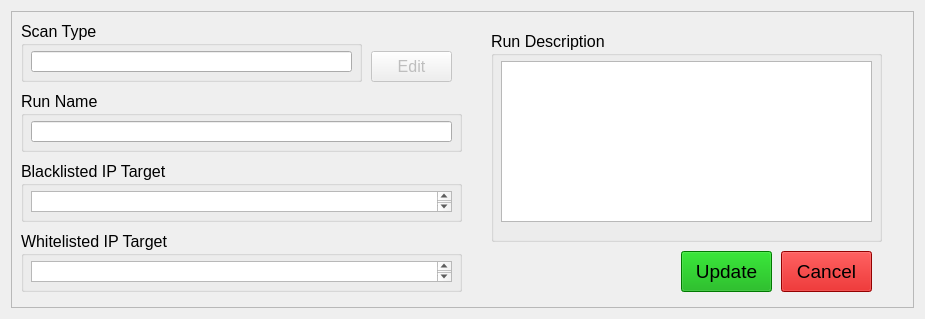
           <widget class="QWidget" name="scrollAreaWidgetContents">
            <property name="geometry">
             <rect>
              <x>0</x>
              <y>0</y>
              <width>925</width>
              <height>319</height>
             </rect>
            </property>
            <layout class="QVBoxLayout" name="verticalLayout_3">
             <item>
              <widget class="QFrame" name="frame_3">
               <property name="frameShape">
                <enum>QFrame::StyledPanel</enum>
               </property>
               <property name="frameShadow">
                <enum>QFrame::Raised</enum>
               </property>
               <widget class="QGroupBox" name="runDescription_groupBox_3">
                <property name="geometry">
                 <rect>
                  <x>480</x>
                  <y>20</y>
                  <width>391</width>
                  <height>211</height>
                 </rect>
                </property>
                <property name="font">
                 <font>
                  <family>Arial</family>
                  <pointsize>12</pointsize>
                  <weight>50</weight>
                  <italic>false</italic>
                  <bold>false</bold>
                 </font>
                </property>
                <property name="title">
                 <string>Run Description</string>
                </property>
                <widget class="QTextEdit" name="runDescription_lineEdit">
                 <property name="geometry">
                  <rect>
                   <x>10</x>
                   <y>30</y>
                   <width>371</width>
                   <height>161</height>
                  </rect>
                 </property>
                 <property name="font">
                  <font>
                   <pointsize>14</pointsize>
                  </font>
                 </property>
                </widget>
               </widget>
               <widget class="QGroupBox" name="blacklist_groupBox">
                <property name="geometry">
                 <rect>
                  <x>10</x>
                  <y>150</y>
                  <width>441</width>
                  <height>61</height>
                 </rect>
                </property>
                <property name="font">
                 <font>
                  <family>Arial</family>
                  <pointsize>12</pointsize>
                 </font>
                </property>
                <property name="title">
                 <string>Blacklisted IP Target</string>
                </property>
                <widget class="QTextEdit" name="blacklist_lineEdit">
                 <property name="geometry">
                  <rect>
                   <x>10</x>
                   <y>30</y>
                   <width>421</width>
                   <height>21</height>
                  </rect>
                 </property>
                 <property name="font">
                  <font>
                   <pointsize>14</pointsize>
                  </font>
                 </property>
                 <property name="html">
                  <string>&lt;!DOCTYPE HTML PUBLIC &quot;-//W3C//DTD HTML 4.0//EN&quot; &quot;http://www.w3.org/TR/REC-html40/strict.dtd&quot;&gt;
&lt;html&gt;&lt;head&gt;&lt;meta name=&quot;qrichtext&quot; content=&quot;1&quot; /&gt;&lt;style type=&quot;text/css&quot;&gt;
p, li { white-space: pre-wrap; }
&lt;/style&gt;&lt;/head&gt;&lt;body style=&quot; font-family:'Cantarell'; font-size:14pt; font-weight:400; font-style:normal;&quot;&gt;
&lt;p style=&quot;-qt-paragraph-type:empty; margin-top:0px; margin-bottom:0px; margin-left:0px; margin-right:0px; -qt-block-indent:0; text-indent:0px; font-family:'Arial';&quot;&gt;&lt;br /&gt;&lt;/p&gt;&lt;/body&gt;&lt;/html&gt;</string>
                 </property>
                </widget>
               </widget>
               <widget class="QGroupBox" name="runName_groupBox_3">
                <property name="geometry">
                 <rect>
                  <x>10</x>
                  <y>80</y>
                  <width>441</width>
                  <height>61</height>
                 </rect>
                </property>
                <property name="font">
                 <font>
                  <family>Arial</family>
                  <pointsize>12</pointsize>
                  <weight>50</weight>
                  <italic>false</italic>
                  <bold>false</bold>
                 </font>
                </property>
                <property name="title">
                 <string>Run Name</string>
                </property>
                <widget class="QLineEdit" name="runName_lineEdit">
                 <property name="geometry">
                  <rect>
                   <x>10</x>
                   <y>30</y>
                   <width>421</width>
                   <height>21</height>
                  </rect>
                 </property>
                 <property name="font">
                  <font>
                   <pointsize>14</pointsize>
                  </font>
                 </property>
                 <property name="text">
                  <string/>
                 </property>
                </widget>
               </widget>
               <widget class="QGroupBox" name="whitelist_groupBox">
                <property name="geometry">
                 <rect>
                  <x>10</x>
                  <y>220</y>
                  <width>441</width>
                  <height>61</height>
                 </rect>
                </property>
                <property name="font">
                 <font>
                  <family>Arial</family>
                  <pointsize>12</pointsize>
                 </font>
                </property>
                <property name="title">
                 <string>Whitelisted IP Target</string>
                </property>
                <widget class="QTextEdit" name="whitelist_lineEdit">
                 <property name="geometry">
                  <rect>
                   <x>10</x>
                   <y>30</y>
                   <width>421</width>
                   <height>21</height>
                  </rect>
                 </property>
                 <property name="font">
                  <font>
                   <pointsize>14</pointsize>
                  </font>
                 </property>
                </widget>
               </widget>
               <widget class="QPushButton" name="saveConfiguration_pushButton_5">
                <property name="enabled">
                 <bool>true</bool>
                </property>
                <property name="geometry">
                 <rect>
                  <x>670</x>
                  <y>240</y>
                  <width>91</width>
                  <height>41</height>
                 </rect>
                </property>
                <property name="font">
                 <font>
                  <family>Arial</family>
                  <pointsize>14</pointsize>
                 </font>
                </property>
                <property name="styleSheet">
                 <string notr="true">background-color: rgb(0, 170, 0);</string>
                </property>
                <property name="text">
                 <string>Update</string>
                </property>
               </widget>
               <widget class="QPushButton" name="cancelConfiguration_pushButton_5">
                <property name="enabled">
                 <bool>true</bool>
                </property>
                <property name="geometry">
                 <rect>
                  <x>770</x>
                  <y>240</y>
                  <width>91</width>
                  <height>41</height>
                 </rect>
                </property>
                <property name="font">
                 <font>
                  <family>Arial</family>
                  <pointsize>14</pointsize>
                 </font>
                </property>
                <property name="styleSheet">
                 <string notr="true">background-color: rgb(206, 0, 0);</string>
                </property>
                <property name="text">
                 <string>Cancel</string>
                </property>
               </widget>
               <widget class="QGroupBox" name="scanType_groupBox">
                <property name="geometry">
                 <rect>
                  <x>10</x>
                  <y>10</y>
                  <width>341</width>
                  <height>61</height>
                 </rect>
                </property>
                <property name="font">
                 <font>
                  <family>Arial</family>
                  <pointsize>12</pointsize>
                 </font>
                </property>
                <property name="title">
                 <string>Scan Type</string>
                </property>
                <widget class="QLineEdit" name="scanType_lineEdit">
                 <property name="geometry">
                  <rect>
                   <x>10</x>
                   <y>30</y>
                   <width>321</width>
                   <height>21</height>
                  </rect>
                 </property>
                 <property name="font">
                  <font>
                   <pointsize>14</pointsize>
                  </font>
                 </property>
                 <property name="readOnly">
                  <bool>true</bool>
                 </property>
                </widget>
               </widget>
               <widget class="QPushButton" name="editScanType_pushButton">
                <property name="enabled">
                 <bool>false</bool>
                </property>
                <property name="geometry">
                 <rect>
                  <x>360</x>
                  <y>40</y>
                  <width>81</width>
                  <height>31</height>
                 </rect>
                </property>
                <property name="font">
                 <font>
                  <family>Arial</family>
                  <pointsize>12</pointsize>
                 </font>
                </property>
                <property name="text">
                 <string>Edit</string>
                </property>
               </widget>
              </widget>
             </item>
            </layout>
           </widget>
